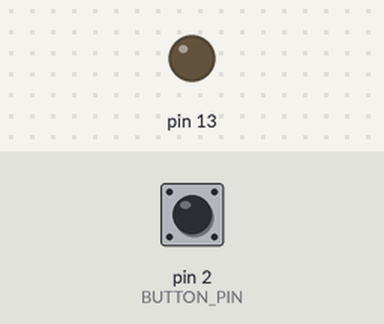
Recording of a sketch running on a simulated Arduino Uno, built with avr-gcc and run on an emulated ATmega328P. On the bench: output pins drawn as LEDs (lit = HIGH). The inputs (shaded band) are chosen by the test bench; at power-on: pin 2 (BUTTON_PIN) HIGH.

Above: at 1.2 s.
1.3 s: pin 2 (BUTTON_PIN) pulled LOW for 0.15 s
At 2.6 s:
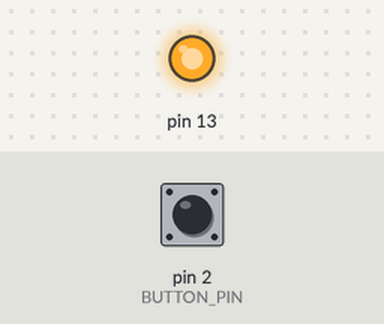
2.9 s: pin 2 (BUTTON_PIN) pulled LOW for 1 s
At 5.1 s:
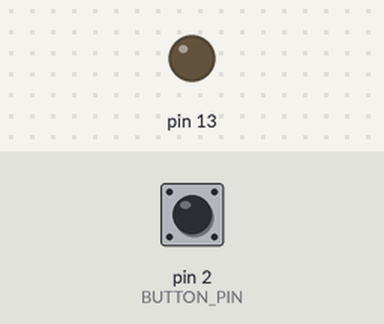
5.4 s: pin 2 (BUTTON_PIN) pulled LOW for 3.2 s
At 6.6 s:
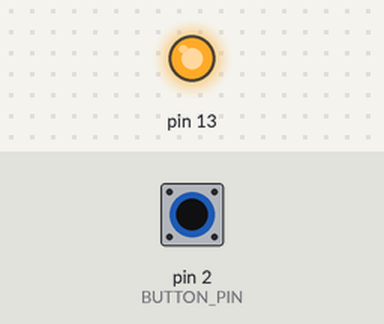
Timing chart, 0 to 10.1 s (numbered marks = the images above; inputs shaded):
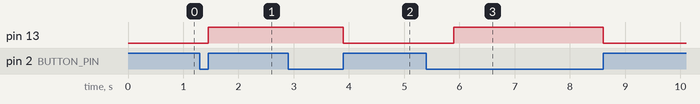

Measured:
- after the input at 1.3 s, pin 13: LOW → HIGH after 0.15 s
- after the input at 2.9 s, pin 13: HIGH → LOW after 1.0 s
- after the input at 5.4 s, pin 13: LOW → HIGH after 0.50 s, → LOW 2.7 s later

The sketch:

gpio.ino
```cpp
#include <stdint.h>

#define DDRB_REG   (*(volatile uint8_t *)0x24)
#define PORTB_REG  (*(volatile uint8_t *)0x25)
#define PINB_REG   (*(volatile uint8_t *)0x23)

#define DDRD_REG   (*(volatile uint8_t *)0x2A)
#define PORTD_REG  (*(volatile uint8_t *)0x2B)
#define PIND_REG   (*(volatile uint8_t *)0x29)

#define LED_PIN 5
#define BUTTON_PIN 2

void gpio_init()
{
    DDRB_REG |= (1 << LED_PIN);
    DDRD_REG &= ~(1 << BUTTON_PIN);
    PORTD_REG |= (1 << BUTTON_PIN);
    PORTB_REG &= ~(1 << LED_PIN);
}

uint8_t gpio_read_button()
{
    return !(PIND_REG & (1 << BUTTON_PIN));
}

void gpio_led_on()
{
    PORTB_REG |= (1 << LED_PIN);
}

void gpio_led_off()
{
    PORTB_REG &= ~(1 << LED_PIN);
}

void gpio_led_toggle()
{
    PINB_REG = (1 << LED_PIN);
}

void setup()
{
    gpio_init();
}

void loop()
{
    static uint8_t previous = 0;
    static uint8_t led_state = 0;
    static uint8_t long_press = 0;
    static unsigned long start_time = 0;

    uint8_t current = gpio_read_button();

    // Button pressed
    if (current && !previous)
    {
        start_time = millis();
        long_press = 0;
    }

    // Long press detected
    if (current && !long_press &&
        millis() - start_time >= 500)
    {
        long_press = 1;
        led_state = 1;
        gpio_led_on();
    }

    // Button released
    if (!current && previous)
    {
        if (!long_press)
        {
            led_state = !led_state;

            if (led_state)
                gpio_led_on();
            else
                gpio_led_off();
        }
        else
        {
            led_state = 0;
            gpio_led_off();
        }
    }

    previous = current;
}
```

main.c
```cpp
#include "gpio.h"

int main(void)
{
    gpio_init();

    while (1)
    {
        if (gpio_read_button())
        {
            gpio_led_on();
        }
        else
        {
            gpio_led_off();
        }
    }
}
```

gpio.c
```cpp
#include "gpio.h"

#define DDRB_REG   (*(volatile uint8_t *)0x24)
#define PORTB_REG  (*(volatile uint8_t *)0x25)
#define PINB_REG   (*(volatile uint8_t *)0x23)

#define DDRD_REG   (*(volatile uint8_t *)0x2A)
#define PORTD_REG  (*(volatile uint8_t *)0x2B)
#define PIND_REG   (*(volatile uint8_t *)0x29)

#define LED_PIN     5
#define BUTTON_PIN  2

void gpio_init(void)
{
    /* Configure LED pin PB5 as output */
    DDRB_REG |= (1 << LED_PIN);

    /* Configure button pin PD2 as input */
    DDRD_REG &= ~(1 << BUTTON_PIN);

    /* Enable internal pull-up resistor */
    PORTD_REG |= (1 << BUTTON_PIN);

    /* Initially turn OFF LED */
    PORTB_REG &= ~(1 << LED_PIN);
}

uint8_t gpio_read_button(void)
{
    /* Button is active LOW */
    return !(PIND_REG & (1 << BUTTON_PIN));
}

void gpio_led_on(void)
{
    PORTB_REG |= (1 << LED_PIN);
}

void gpio_led_off(void)
{
    PORTB_REG &= ~(1 << LED_PIN);
}

void gpio_led_toggle(void)
{
    PINB_REG = (1 << LED_PIN);
}
```

gpio.h
```cpp
#ifndef GPIO_H
#define GPIO_H

#include <stdint.h>

void gpio_init(void);
uint8_t gpio_read_button(void);
void gpio_led_on(void);
void gpio_led_off(void);
void gpio_led_toggle(void);

#endif
```
